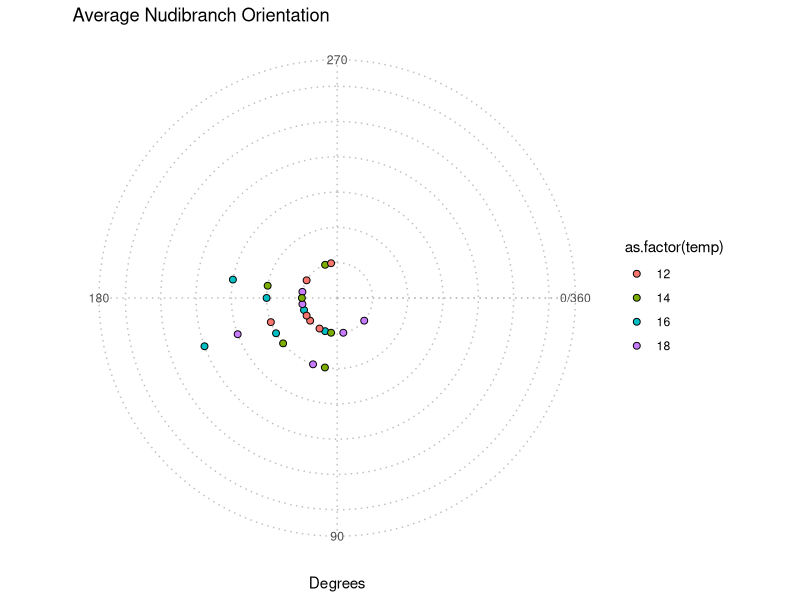

Here is the R script that generated this plot:
## ---- chunk 1
knitr::opts_chunk$set(echo = TRUE)
library(circular)
library(ggplot2)
library(dplyr)
predraw <- read.csv("raw_data/rawpred.csv", sep = ",", header = TRUE)
## ---- chunk 2
# Calculate the average angle for each nudibranch (nudi_num) grouped by temperature
nudibranch_summary <- predraw %>%
  group_by(nudi_num, temp) %>%
  summarise(mean_fixdeg = mean(fixdeg, na.rm = TRUE), .groups = "drop")

# Convert angles into circular bins for stacking
bin_size <- 10  # Use a small bin size for tight stacking
nudibranch_summary <- nudibranch_summary %>%
  mutate(
    binned_fixdeg = round(mean_fixdeg / bin_size) * bin_size,  # Bin the angles
    stack_order = ave(mean_fixdeg, binned_fixdeg, FUN = seq_along)  # Stack points in each bin
  )

# Create the circular plot
ggplot(nudibranch_summary, aes(x = binned_fixdeg, y = stack_order, fill = as.factor(temp))) +
  geom_point(
    size = 2,                   # Adjust point size for visibility
    shape = 21                  # Use a filled circle with a border
  ) +
  coord_polar(start = pi/2) +  # Start at 90° (bottom), counter-clockwise rotation
  scale_x_continuous(
    breaks = seq(0, 360, 90),   # Define degree breaks (0, 90, 180, 270)
    limits = c(0, 360)         # Circular limits
  ) +
  scale_y_continuous(limits = c(0, 6)) +  # Ensure space for stacking points
  labs(
    title = "Average Nudibranch Orientation",
    x = "Degrees",
    y = NULL
  ) +
  theme_minimal() +
  theme(
    axis.text.y = element_blank(),             # Remove radial axis text
    axis.ticks.y = element_blank(),            # Remove radial axis ticks
    panel.grid.minor = element_blank(),        # Remove minor grid lines
    panel.grid.major = element_line(color = "gray", linetype = "dotted")
  )
